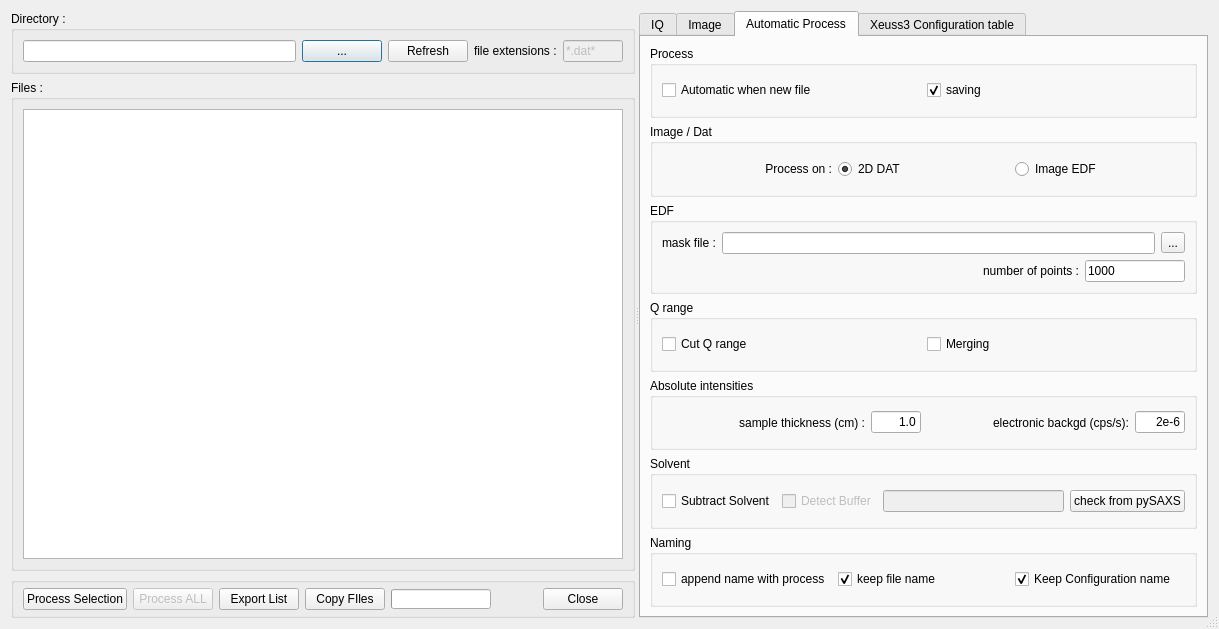
<?xml version="1.0" encoding="UTF-8"?>
<ui version="4.0">
 <class>surveyorDialog</class>
 <widget class="QDialog" name="surveyorDialog">
  <property name="geometry">
   <rect>
    <x>0</x>
    <y>0</y>
    <width>1219</width>
    <height>629</height>
   </rect>
  </property>
  <property name="windowTitle">
   <string>dlgSurveyor</string>
  </property>
  <property name="sizeGripEnabled">
   <bool>true</bool>
  </property>
  <layout class="QVBoxLayout" name="verticalLayout_2">
   <item>
    <widget class="QSplitter" name="splitter">
     <property name="orientation">
      <enum>Qt::Horizontal</enum>
     </property>
     <property name="opaqueResize">
      <bool>true</bool>
     </property>
     <property name="childrenCollapsible">
      <bool>false</bool>
     </property>
     <widget class="QWidget" name="layoutWidget_3">
      <layout class="QVBoxLayout" name="verticalLayout_15">
       <item>
        <widget class="QGroupBox" name="groupBox_16">
         <property name="minimumSize">
          <size>
           <width>0</width>
           <height>50</height>
          </size>
         </property>
         <property name="maximumSize">
          <size>
           <width>16777215</width>
           <height>70</height>
          </size>
         </property>
         <property name="title">
          <string>Directory :</string>
         </property>
         <layout class="QHBoxLayout" name="horizontalLayout_12">
          <item>
           <widget class="QLineEdit" name="DirTxt">
            <property name="minimumSize">
             <size>
              <width>0</width>
              <height>20</height>
             </size>
            </property>
           </widget>
          </item>
          <item>
           <widget class="QPushButton" name="changeDirButton">
            <property name="minimumSize">
             <size>
              <width>0</width>
              <height>20</height>
             </size>
            </property>
            <property name="text">
             <string>...</string>
            </property>
           </widget>
          </item>
          <item>
           <widget class="QPushButton" name="btnExtUpdate">
            <property name="minimumSize">
             <size>
              <width>30</width>
              <height>20</height>
             </size>
            </property>
            <property name="text">
             <string>Refresh</string>
            </property>
            <property name="flat">
             <bool>false</bool>
            </property>
           </widget>
          </item>
          <item>
           <widget class="QLabel" name="labelFileExtensions_3">
            <property name="text">
             <string>file extensions :</string>
            </property>
           </widget>
          </item>
          <item>
           <widget class="QLineEdit" name="extensionTxt">
            <property name="enabled">
             <bool>false</bool>
            </property>
            <property name="maximumSize">
             <size>
              <width>60</width>
              <height>16777215</height>
             </size>
            </property>
            <property name="text">
             <string>*.dat*</string>
            </property>
            <property name="readOnly">
             <bool>true</bool>
            </property>
           </widget>
          </item>
         </layout>
        </widget>
       </item>
       <item>
        <widget class="QGroupBox" name="groupBox_17">
         <property name="title">
          <string>Files :</string>
         </property>
         <layout class="QGridLayout" name="gridLayout_3">
          <item row="0" column="0">
           <widget class="QTableWidget" name="tableWidget">
            <property name="minimumSize">
             <size>
              <width>600</width>
              <height>0</height>
             </size>
            </property>
            <property name="maximumSize">
             <size>
              <width>16777215</width>
              <height>16777215</height>
             </size>
            </property>
            <property name="alternatingRowColors">
             <bool>true</bool>
            </property>
            <property name="showGrid">
             <bool>false</bool>
            </property>
            <property name="sortingEnabled">
             <bool>true</bool>
            </property>
            <property name="columnCount">
             <number>0</number>
            </property>
            <attribute name="verticalHeaderVisible">
             <bool>false</bool>
            </attribute>
           </widget>
          </item>
         </layout>
        </widget>
       </item>
       <item>
        <widget class="QGroupBox" name="groupBox">
         <property name="minimumSize">
          <size>
           <width>0</width>
           <height>30</height>
          </size>
         </property>
         <property name="maximumSize">
          <size>
           <width>16777215</width>
           <height>50</height>
          </size>
         </property>
         <property name="title">
          <string/>
         </property>
         <layout class="QHBoxLayout" name="horizontalLayout_6">
          <property name="topMargin">
           <number>5</number>
          </property>
          <property name="bottomMargin">
           <number>5</number>
          </property>
          <item>
           <widget class="QPushButton" name="btnProcessSelection">
            <property name="text">
             <string>Process Selection</string>
            </property>
           </widget>
          </item>
          <item>
           <widget class="QPushButton" name="btnProcessALL">
            <property name="enabled">
             <bool>false</bool>
            </property>
            <property name="text">
             <string>Process ALL</string>
            </property>
           </widget>
          </item>
          <item>
           <widget class="QPushButton" name="btnExportList">
            <property name="text">
             <string>Export List</string>
            </property>
           </widget>
          </item>
          <item>
           <widget class="QPushButton" name="btnCopyFiles">
            <property name="text">
             <string>Copy FIles</string>
            </property>
           </widget>
          </item>
          <item>
           <widget class="QProgressBar" name="progressBar">
            <property name="maximumSize">
             <size>
              <width>100</width>
              <height>20</height>
             </size>
            </property>
            <property name="autoFillBackground">
             <bool>false</bool>
            </property>
            <property name="value">
             <number>0</number>
            </property>
            <property name="textVisible">
             <bool>false</bool>
            </property>
            <property name="orientation">
             <enum>Qt::Horizontal</enum>
            </property>
           </widget>
          </item>
          <item>
           <widget class="QDialogButtonBox" name="buttonClose">
            <property name="standardButtons">
             <set>QDialogButtonBox::Close</set>
            </property>
           </widget>
          </item>
         </layout>
        </widget>
       </item>
       <item>
        <layout class="QHBoxLayout" name="horizontalLayout_22"/>
       </item>
      </layout>
     </widget>
     <widget class="QTabWidget" name="tabWidget">
      <property name="currentIndex">
       <number>2</number>
      </property>
      <widget class="QWidget" name="tab_14">
       <attribute name="title">
        <string>IQ</string>
       </attribute>
       <layout class="QVBoxLayout" name="verticalLayout_3">
        <item>
         <layout class="QVBoxLayout" name="verticalLayoutIQ">
          <item>
           <widget class="MatplotlibWidget" name="matplotlibwidget" native="true">
            <property name="minimumSize">
             <size>
              <width>300</width>
              <height>0</height>
             </size>
            </property>
           </widget>
          </item>
         </layout>
        </item>
       </layout>
      </widget>
      <widget class="QWidget" name="tab_15">
       <attribute name="title">
        <string>Image</string>
       </attribute>
       <layout class="QVBoxLayout" name="verticalLayout">
        <property name="spacing">
         <number>1</number>
        </property>
        <property name="topMargin">
         <number>0</number>
        </property>
        <property name="bottomMargin">
         <number>0</number>
        </property>
        <item>
         <layout class="QVBoxLayout" name="verticalLayoutEDF">
          <item>
           <widget class="MatplotlibWidget" name="matplotlibwidgetEDF" native="true">
            <property name="minimumSize">
             <size>
              <width>300</width>
              <height>0</height>
             </size>
            </property>
           </widget>
          </item>
         </layout>
        </item>
        <item>
         <widget class="QLabel" name="lblEDFFile">
          <property name="maximumSize">
           <size>
            <width>16777215</width>
            <height>20</height>
           </size>
          </property>
          <property name="text">
           <string>filename</string>
          </property>
          <property name="textFormat">
           <enum>Qt::AutoText</enum>
          </property>
          <property name="alignment">
           <set>Qt::AlignCenter</set>
          </property>
         </widget>
        </item>
        <item>
         <widget class="QGroupBox" name="groupBox_5">
          <property name="maximumSize">
           <size>
            <width>16777215</width>
            <height>60</height>
           </size>
          </property>
          <property name="title">
           <string>Z Values</string>
          </property>
          <property name="flat">
           <bool>true</bool>
          </property>
          <layout class="QHBoxLayout" name="horizontalLayout_4">
           <property name="topMargin">
            <number>0</number>
           </property>
           <property name="bottomMargin">
            <number>0</number>
           </property>
           <item>
            <widget class="QLabel" name="Minvalue">
             <property name="text">
              <string>Min Value :</string>
             </property>
             <property name="alignment">
              <set>Qt::AlignRight|Qt::AlignTrailing|Qt::AlignVCenter</set>
             </property>
            </widget>
           </item>
           <item>
            <widget class="QLineEdit" name="edtZmin">
             <property name="maximumSize">
              <size>
               <width>75</width>
               <height>16777215</height>
              </size>
             </property>
             <property name="text">
              <string>0</string>
             </property>
            </widget>
           </item>
           <item>
            <widget class="QLabel" name="label_2">
             <property name="text">
              <string>Max Value :</string>
             </property>
             <property name="alignment">
              <set>Qt::AlignRight|Qt::AlignTrailing|Qt::AlignVCenter</set>
             </property>
            </widget>
           </item>
           <item>
            <widget class="QLineEdit" name="edtZmax">
             <property name="minimumSize">
              <size>
               <width>0</width>
               <height>0</height>
              </size>
             </property>
             <property name="maximumSize">
              <size>
               <width>75</width>
               <height>16777215</height>
              </size>
             </property>
             <property name="text">
              <string>10000</string>
             </property>
            </widget>
           </item>
           <item>
            <widget class="QRadioButton" name="radioButton_lin">
             <property name="text">
              <string>lin</string>
             </property>
             <property name="checked">
              <bool>true</bool>
             </property>
            </widget>
           </item>
           <item>
            <widget class="QRadioButton" name="radioButton_log">
             <property name="text">
              <string>log</string>
             </property>
            </widget>
           </item>
           <item>
            <widget class="QPushButton" name="btnZApply">
             <property name="text">
              <string>Apply</string>
             </property>
            </widget>
           </item>
           <item>
            <widget class="QPushButton" name="btnReset">
             <property name="text">
              <string>Reset</string>
             </property>
            </widget>
           </item>
          </layout>
         </widget>
        </item>
        <item>
         <widget class="QGroupBox" name="groupBox_4">
          <property name="maximumSize">
           <size>
            <width>16777215</width>
            <height>50</height>
           </size>
          </property>
          <property name="title">
           <string>Circles</string>
          </property>
          <property name="flat">
           <bool>true</bool>
          </property>
          <layout class="QHBoxLayout" name="horizontalLayout_3">
           <item>
            <widget class="QCheckBox" name="chkDisplayCircles">
             <property name="text">
              <string>Display Circles</string>
             </property>
            </widget>
           </item>
           <item>
            <widget class="QLineEdit" name="edit_Q">
             <property name="minimumSize">
              <size>
               <width>50</width>
               <height>0</height>
              </size>
             </property>
             <property name="maximumSize">
              <size>
               <width>75</width>
               <height>16777215</height>
              </size>
             </property>
             <property name="text">
              <string>0.1</string>
             </property>
             <property name="alignment">
              <set>Qt::AlignRight|Qt::AlignTrailing|Qt::AlignVCenter</set>
             </property>
            </widget>
           </item>
           <item>
            <widget class="QLabel" name="label_6">
             <property name="minimumSize">
              <size>
               <width>50</width>
               <height>0</height>
              </size>
             </property>
             <property name="maximumSize">
              <size>
               <width>100</width>
               <height>16777215</height>
              </size>
             </property>
             <property name="text">
              <string>Q (A-1)</string>
             </property>
             <property name="alignment">
              <set>Qt::AlignLeading|Qt::AlignLeft|Qt::AlignVCenter</set>
             </property>
             <property name="wordWrap">
              <bool>true</bool>
             </property>
            </widget>
           </item>
           <item>
            <widget class="QCheckBox" name="chkDisplayQmin">
             <property name="text">
              <string>Display qmin</string>
             </property>
            </widget>
           </item>
          </layout>
         </widget>
        </item>
       </layout>
      </widget>
      <widget class="QWidget" name="tab_16">
       <attribute name="title">
        <string>Automatic Process</string>
       </attribute>
       <layout class="QVBoxLayout" name="verticalLayout_18">
        <item>
         <layout class="QVBoxLayout" name="verticalLayout_19">
          <item>
           <widget class="QGroupBox" name="groupBox_18">
            <property name="title">
             <string>Process</string>
            </property>
            <layout class="QHBoxLayout" name="horizontalLayout_24">
             <item>
              <widget class="QCheckBox" name="chkAutomaticProcess">
               <property name="text">
                <string>Automatic when new file</string>
               </property>
               <property name="checked">
                <bool>false</bool>
               </property>
              </widget>
             </item>
             <item>
              <widget class="QCheckBox" name="chkAutomaticSaving">
               <property name="text">
                <string>saving</string>
               </property>
               <property name="checked">
                <bool>true</bool>
               </property>
              </widget>
             </item>
            </layout>
           </widget>
          </item>
          <item>
           <widget class="QGroupBox" name="groupBox_2">
            <property name="title">
             <string>Image / Dat</string>
            </property>
            <layout class="QHBoxLayout" name="horizontalLayout">
             <item>
              <widget class="QLabel" name="label">
               <property name="text">
                <string>Process on :</string>
               </property>
               <property name="alignment">
                <set>Qt::AlignRight|Qt::AlignTrailing|Qt::AlignVCenter</set>
               </property>
              </widget>
             </item>
             <item>
              <widget class="QRadioButton" name="radioButton_DAT">
               <property name="text">
                <string>2D DAT</string>
               </property>
               <property name="checked">
                <bool>true</bool>
               </property>
              </widget>
             </item>
             <item>
              <widget class="QRadioButton" name="radioButton_EDF">
               <property name="text">
                <string>Image EDF</string>
               </property>
              </widget>
             </item>
            </layout>
           </widget>
          </item>
          <item>
           <widget class="QGroupBox" name="groupBox_3">
            <property name="title">
             <string>EDF </string>
            </property>
            <layout class="QVBoxLayout" name="verticalLayout_4">
             <item>
              <layout class="QHBoxLayout" name="horizontalLayout_2">
               <item>
                <widget class="QLabel" name="label_3">
                 <property name="text">
                  <string>mask file :</string>
                 </property>
                </widget>
               </item>
               <item>
                <widget class="QLineEdit" name="edtMaskFileName"/>
               </item>
               <item>
                <widget class="QToolButton" name="btnLoadMask">
                 <property name="text">
                  <string>...</string>
                 </property>
                </widget>
               </item>
              </layout>
             </item>
             <item>
              <layout class="QHBoxLayout" name="horizontalLayout_5">
               <item>
                <widget class="QLabel" name="label_4">
                 <property name="text">
                  <string>number of points :</string>
                 </property>
                 <property name="alignment">
                  <set>Qt::AlignRight|Qt::AlignTrailing|Qt::AlignVCenter</set>
                 </property>
                </widget>
               </item>
               <item>
                <widget class="QLineEdit" name="edtPyFAINbOfPoints">
                 <property name="maximumSize">
                  <size>
                   <width>100</width>
                   <height>16777215</height>
                  </size>
                 </property>
                 <property name="text">
                  <string>1000</string>
                 </property>
                </widget>
               </item>
              </layout>
             </item>
            </layout>
           </widget>
          </item>
          <item>
           <widget class="QGroupBox" name="Par_3">
            <property name="minimumSize">
             <size>
              <width>0</width>
              <height>50</height>
             </size>
            </property>
            <property name="maximumSize">
             <size>
              <width>16777215</width>
              <height>16777215</height>
             </size>
            </property>
            <property name="title">
             <string>Q range</string>
            </property>
            <layout class="QHBoxLayout" name="horizontalLayout_25">
             <item>
              <widget class="QCheckBox" name="chkCutQRange">
               <property name="text">
                <string>Cut Q range</string>
               </property>
              </widget>
             </item>
             <item>
              <widget class="QCheckBox" name="chkMerging">
               <property name="text">
                <string>Merging</string>
               </property>
              </widget>
             </item>
            </layout>
           </widget>
          </item>
          <item>
           <widget class="QGroupBox" name="groupBox_21">
            <property name="enabled">
             <bool>true</bool>
            </property>
            <property name="title">
             <string>Absolute intensities</string>
            </property>
            <layout class="QHBoxLayout" name="horizontalLayout_28">
             <item>
              <widget class="QLabel" name="label_12">
               <property name="text">
                <string>sample thickness (cm) :</string>
               </property>
               <property name="alignment">
                <set>Qt::AlignRight|Qt::AlignTrailing|Qt::AlignVCenter</set>
               </property>
              </widget>
             </item>
             <item>
              <widget class="QLineEdit" name="thicknessEdit">
               <property name="enabled">
                <bool>true</bool>
               </property>
               <property name="maximumSize">
                <size>
                 <width>50</width>
                 <height>16777215</height>
                </size>
               </property>
               <property name="layoutDirection">
                <enum>Qt::LeftToRight</enum>
               </property>
               <property name="text">
                <string>1.0</string>
               </property>
               <property name="alignment">
                <set>Qt::AlignRight|Qt::AlignTrailing|Qt::AlignVCenter</set>
               </property>
              </widget>
             </item>
             <item>
              <widget class="QLabel" name="label_13">
               <property name="enabled">
                <bool>true</bool>
               </property>
               <property name="text">
                <string>electronic backgd (cps/s):</string>
               </property>
               <property name="alignment">
                <set>Qt::AlignRight|Qt::AlignTrailing|Qt::AlignVCenter</set>
               </property>
              </widget>
             </item>
             <item>
              <widget class="QLineEdit" name="backgdEdit">
               <property name="maximumSize">
                <size>
                 <width>50</width>
                 <height>16777215</height>
                </size>
               </property>
               <property name="text">
                <string>2e-6</string>
               </property>
               <property name="alignment">
                <set>Qt::AlignRight|Qt::AlignTrailing|Qt::AlignVCenter</set>
               </property>
              </widget>
             </item>
            </layout>
           </widget>
          </item>
          <item>
           <widget class="QGroupBox" name="groupBox_19">
            <property name="title">
             <string>Solvent</string>
            </property>
            <layout class="QHBoxLayout" name="horizontalLayout_26">
             <item>
              <widget class="QCheckBox" name="chkSubSolvent">
               <property name="text">
                <string>Subtract Solvent</string>
               </property>
              </widget>
             </item>
             <item>
              <widget class="QCheckBox" name="chkDetectBuffer">
               <property name="enabled">
                <bool>false</bool>
               </property>
               <property name="text">
                <string>Detect Buffer</string>
               </property>
              </widget>
             </item>
             <item>
              <widget class="QLineEdit" name="solventEdit">
               <property name="enabled">
                <bool>false</bool>
               </property>
              </widget>
             </item>
             <item>
              <widget class="QPushButton" name="btnCheckSolvent">
               <property name="text">
                <string>check from pySAXS</string>
               </property>
              </widget>
             </item>
            </layout>
           </widget>
          </item>
          <item>
           <widget class="QGroupBox" name="groupBox_20">
            <property name="title">
             <string>Naming</string>
            </property>
            <layout class="QHBoxLayout" name="horizontalLayout_27">
             <item>
              <widget class="QCheckBox" name="chkAppendName">
               <property name="text">
                <string>append name with process</string>
               </property>
              </widget>
             </item>
             <item>
              <widget class="QCheckBox" name="chkKeepFileName">
               <property name="text">
                <string>keep file name</string>
               </property>
               <property name="checked">
                <bool>true</bool>
               </property>
              </widget>
             </item>
             <item>
              <widget class="QCheckBox" name="chkConfigName">
               <property name="text">
                <string>Keep Configuration name</string>
               </property>
               <property name="checked">
                <bool>true</bool>
               </property>
              </widget>
             </item>
            </layout>
           </widget>
          </item>
         </layout>
        </item>
       </layout>
      </widget>
      <widget class="QWidget" name="tab_17">
       <attribute name="title">
        <string>Xeuss3 Configuration table</string>
       </attribute>
       <layout class="QVBoxLayout" name="verticalLayout_20">
        <item>
         <widget class="QTableView" name="tableView"/>
        </item>
        <item>
         <widget class="QGroupBox" name="groupBox_22">
          <property name="title">
           <string>File :</string>
          </property>
          <layout class="QHBoxLayout" name="horizontalLayout_29">
           <item>
            <widget class="QLineEdit" name="edtXeussConfFile">
             <property name="minimumSize">
              <size>
               <width>300</width>
               <height>20</height>
              </size>
             </property>
            </widget>
           </item>
           <item>
            <widget class="QPushButton" name="btnSelectXeussConfFile">
             <property name="text">
              <string>...</string>
             </property>
            </widget>
           </item>
          </layout>
         </widget>
        </item>
       </layout>
      </widget>
     </widget>
    </widget>
   </item>
  </layout>
 </widget>
 <customwidgets>
  <customwidget>
   <class>MatplotlibWidget</class>
   <extends>QWidget</extends>
   <header>matplotlibwidget</header>
  </customwidget>
 </customwidgets>
 <resources/>
 <connections>
  <connection>
   <sender>buttonClose</sender>
   <signal>clicked(QAbstractButton*)</signal>
   <receiver>surveyorDialog</receiver>
   <slot>close()</slot>
   <hints>
    <hint type="sourcelabel">
     <x>832</x>
     <y>594</y>
    </hint>
    <hint type="destinationlabel">
     <x>609</x>
     <y>314</y>
    </hint>
   </hints>
  </connection>
 </connections>
</ui>
